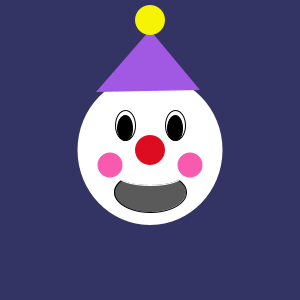
Frame 1 (no input)
Frame 60 (the mouse pressed at the canvas centre just before this capture): identical to frame 1, image omitted
Frame 120 (the mouse held since frame 60 and released just before this capture): identical to frame 1, image omitted

The Processing sketch that drew this single still picture (run headless with seeded random() and noise(); from frame 60 on, the mouse is pressed at the canvas centre):

// Processing sketch: processing_135330
// ── processing_135330.pde


float eyeH[]= {30,67};
float eyeDiam[]= {25,35};
float noseOne[]= {32,255};
float noseTwo[]={222,400};
float hat[]= {89,255};
float cheeks[]= {0,25};
float noseSize[]= {30,45};
//
float _eyeH= 30;
float _eyeDiam= 25;
float _noseOne = 32;
float _noseTwo = 222;
float _hat = 89;
float _cheeks = 15;
float _noseSize = 30;
void setup() {
  size(300, 300);
  background(240, 237, 194);
  
}

void draw() {
  makeFace();
  smooth();
 
}

void keyPressed() {
  //intergers go here
  _eyeH = random(eyeH[0],eyeH[1]);
  _eyeDiam = random(eyeDiam[0],eyeDiam[1]);
  _noseOne = random(noseOne[0],noseOne[1]);
  _noseTwo = random(noseTwo[0],noseTwo[1]); 
  _hat = random(hat[0],hat[1]);
  _cheeks = random(cheeks[0],cheeks[1]);
  _noseSize = random(noseSize[0], noseSize[1]);
}

void makeFace() {
  //head
  size(300, 300);
  background(52,52,100);
  translate(150, 150);
  ellipseMode(CENTER);
  fill(255,255,255);
  noStroke();
  ellipse(0, 0, 145, 150);
  //eyes
  fill(255);
  stroke(0);
  ellipse(-25, -25, 20, _eyeH);
  ellipse(25, -25, 20, _eyeH);
  fill(0);
  ellipse(-25, -22, 15, _eyeDiam);
  fill(0);
  ellipse(25, -22, 15, _eyeDiam);
  //nose
  noStroke();
  ellipseMode(CENTER);
  fill(_noseTwo, 12, _noseOne);
  ellipse(0, 0, _noseSize, 30);

  //mouth
  fill(90);
  stroke(0);
  ellipse(0, 42, 72, 40);

  //mouth
  fill(255, 255, 255);
  stroke(255, 255, 255);
  ellipse(0, 25, 65, 20);

  //hat
  noStroke();
  fill(161, _hat, 228);
  triangle(0, -120, -54, -58, 50, -60);

  //hat on top
  fill(246, 243, 5);
  ellipse(0, -130, -30, 30);

  //cheeks
  fill(247,90,175);
  ellipse(-40, _cheeks, 25, 25);
  ellipse(40, _cheeks, 25, 25);
}
